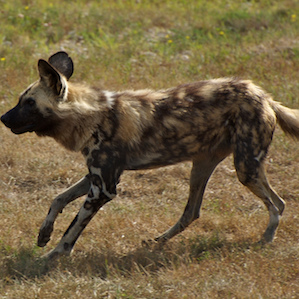
#> input picture images/test_image.png, 299 x 299 px
$ jupyter execute EM_Segmentation.ipynb   (shell and % lines are left out)
#> lines starting #> are read from the running program, lines starting #| are printed output that depends on the picture; long printed decimals are rounded
### extractFeature.py
import numpy as np
import cv2

def norm_and_extract_features(img, rgb_weight=0.3, texture_weight=0.3):

    img = cv2.cvtColor(img, cv2.COLOR_RGB2Lab)
    lab = np.split(img, 3, axis=2)
    x, y = img.shape[:-1]
    lab[0] = lab[0].reshape(x, y)
    lab[1] = lab[1].reshape(x, y)
    lab[2] = lab[2].reshape(x, y)

    grad_l = np.gradient(lab[0])
    grad_l_x_max = np.max(grad_l[0])
    grad_l_y_max = np.max(grad_l[1])

    weight_arr = [rgb_weight, texture_weight, 1 - rgb_weight - texture_weight]  # [rgb_weight, x_y_coordinate weight]

    feature = np.ndarray(shape=(x * y, 7), dtype=float)  # feature: [[r,g,b,x,y]* n_pixels]

    count = 0
    scaled_color = img / img.max()


    for i in range(x):
        for j in range(y):
            position = np.array([i / x, j / y])
            grad = np.array([grad_l[0][i][j] / grad_l_x_max, grad_l[1][i][j] / grad_l_y_max])
            a = np.concatenate((scaled_color[i][j] * weight_arr[0], grad * weight_arr[1], position * weight_arr[2]))
            feature[count] = a
            count += 1

    # normalize to zero mean for gaussian process.
    feature = feature - np.mean(feature, axis=0)
    return feature

### EM.py
import numpy as np
from scipy.stats import multivariate_normal
from cluster import kMeanCluster
from time import time
reg_cov = 1e-6  # add to the diagonal of covariance for Non-negative regularization.


# judge whether the result converges.
def log_likelihood_sum(likelihood, weights):
    # [5 lines of commented-out code are left out]
    probability = (likelihood*weights).sum(axis=1)
    log_prob_sum = np.log(probability).sum()
    return log_prob_sum


def _estimate_gaussian_parameters(data, posterior):
    post_sum = posterior.sum(axis=0) + 10 * np.finfo(posterior.dtype).eps  # weights of component.
    means = np.dot(posterior.T, data) / post_sum[:, np.newaxis]
    covariances = _estimate_gaussian_covariances(posterior, data, post_sum, means)
    post_sum /= data.shape[0]
    return post_sum, means, covariances


def _estimate_gaussian_covariances(posterior, data, nk, means):
    n_components, n_features = means.shape
    covariances = np.empty((n_components, n_features, n_features))
    for k in range(n_components):
        diff = data - means[k]
        covariances[k] = np.dot(posterior[:, k] * diff.T, diff) / nk[k]
        covariances[k].flat[::n_features + 1] += reg_cov  # add reg_cov on the diagonal line.
    return covariances


class EM:

    def __init__(self, max_iter=30, threshold=1e-2, random_seed=26, k=2, init_params='kmeans', verbose=False):
        self.max_iter = max_iter
        self.threshold = threshold  # iteration stop threshold
        self.random_seed = random_seed
        self.init_params = init_params
        self.n_components = k
        self.verbose = verbose

    def set_parameters(self, mean, covariance, weight):
        self.means = mean
        self.covariances = covariance
        self.weights = weight

    def initialize(self, data):
        # Siyi's Part: Initialize the mean, the variance and the weight for each cluster
        # Comment the following code and implement a better initialization algorithm
        k = self.n_components
        n_samples = data.shape[0]
        if self.init_params == 'kmeans':
            res = np.zeros((n_samples, self.n_components))
            label = kMeanCluster(num_clusters=self.n_components, ).fit(data).label_
            res[np.arange(n_samples), label] = 1
            weights, means, covariances = _estimate_gaussian_parameters(data, res)

        elif self.init_params == 'random':
            means = np.ndarray(shape=(k, data.shape[1]), dtype=float)
            covariances = np.ndarray(shape=(k, data.shape[1], data.shape[1]), dtype=float)
            weights = np.ones(shape=k) / k

            clusters = [None] * k
            l = int(data.shape[0] / k)
            for i in range(k - 1):
                clusters[i] = data[i * l:(i + 1) * l]
            clusters[k - 1] = data[(k - 1) * l:]
            for i in range(k):
                means[i] = np.mean(clusters[i], axis=0)
                covariances[i] = np.cov(np.array(clusters[i]).T)
        else:
            print('set correct initial params')
            return

        self.set_parameters(means, covariances, weights)

    def print_verbose(self, iter, change, end=False):
        if self.verbose:
            if iter % 10 == 0 or end:
                print('%d iter\t time:%.1f\t change:%.2f' % (iter, time() - self.start_time, change))

    def fit(self, data):
        self.start_time = time()
        k = self.n_components
        n_samples = data.shape[0]
        if len(data) < k:
            print('Number of cluster exceeds size of data')
            return

        self.initialize(data)
        # posterior: P(theta | X) likelihood: P(X | theta)
        self.likelihood = np.ndarray(shape=(len(data), k), dtype=float)
        self.posterior = np.ndarray(shape=(k, len(data)), dtype=float)
        # old_likelihood = np.ndarray(shape=(len(data), k), dtype=float)
        # old_maximum_likelihood_index = np.ndarray(shape=data.shape[0], dtype=int)
        # new_maximum_likelihood_index = np.ndarray(shape=data.shape[0], dtype=int)

        previous_likelihood_sum = 0
        for iter in range(self.max_iter):
            likelihood_T = np.ndarray(shape=(k, len(data)), dtype=float)
            for i in range(k):
                likelihood_T[i] = multivariate_normal.pdf(data, mean=self.means[i], cov=self.covariances[i])
            self.likelihood = likelihood_T.T

            # Expectation
            evidence = np.dot(self.likelihood, self.weights)  # size n of p(x_i).
            for i in range(k):
                self.posterior[i] = np.multiply(likelihood_T[i], self.weights[i]) / evidence
            # [18 lines of commented-out code are left out]

            weights, means, covariances = _estimate_gaussian_parameters(data, self.posterior.T)
            self.set_parameters(means, covariances, weights)

            # log likelihood
            if iter == 0:
                previous_likelihood_sum = log_likelihood_sum(self.likelihood, weights)
            else:
                current_likelihood_sum = log_likelihood_sum(self.likelihood, weights)
                change = abs(current_likelihood_sum - previous_likelihood_sum)
                # if abs(current_likelihood_sum - previous_likelihood_sum)  < 0.2:
                previous_likelihood_sum = current_likelihood_sum
                if change <= self.threshold:
                    self.print_verbose(iter, change, end=True)
                    break
                self.print_verbose(iter, change)
        # [15 lines of commented-out code are left out]

        new_maximum_likelihood_index = np.argmax(self.likelihood, axis=1)
        return new_maximum_likelihood_index

### cluster.py
from sklearn.metrics.pairwise import euclidean_distances
from sklearn.utils.extmath import row_norms
import numpy as np


class kMeanCluster:
    def __init__(self, num_clusters, kpp_initial='True'):
        self.num_clusters = num_clusters
        self.kpp_initial = kpp_initial

    def kmeanpp_initial(self):
        # k-means ++ initialization for remaining num_cluster-1 centroid
        n_candidates = int(self.num_clusters / 2)
        # optimal pre-computed for 'euclidean_distances'
        x_squared_norms = row_norms(self.data, squared=True)
        min_dist_sqr = euclidean_distances(
            self.init_centr[0, np.newaxis], self.data, Y_norm_squared=x_squared_norms,
            squared=True)
        dis_sum = min_dist_sqr.sum()

        # Pick the remaining n_clusters-1 points
        for c in range(1, self.num_clusters):
            # roulette wheel selection to pick n_candidates.
            # choose the optimal one as the next centroid.
            rand_vals = np.random.random_sample(n_candidates) * dis_sum
            candidate_cent_indexs = np.searchsorted(np.cumsum(min_dist_sqr),  # accumulative sum
                                                    rand_vals)
            # Compute distances to the selected candidates
            distances_to_candidates = euclidean_distances(
                self.data[candidate_cent_indexs], self.data, Y_norm_squared=x_squared_norms, squared=True)

            # update closest distances squared and potential for each candidate
            np.minimum(min_dist_sqr, distances_to_candidates,
                       out=distances_to_candidates)
            candidates_dist_sums = distances_to_candidates.sum(axis=1)

            # Decide which candidate is the optimal
            best_candidate = np.argmin(candidates_dist_sums)
            dis_sum = candidates_dist_sums[best_candidate]
            min_dist_sqr = distances_to_candidates[best_candidate]
            best_candidate = candidate_cent_indexs[best_candidate]
            self.init_centr[c] = self.data[best_candidate]

    def predict(self, data):
        x_squared_norms = row_norms(data, squared=True)
        dis = euclidean_distances(
            self.centroids, data, Y_norm_squared=x_squared_norms)
        # dis.shape
        nearest_cent_ind = np.argmin(dis, axis=0)

        # predict which centroid they belong to.
        return nearest_cent_ind

    def fit(self, data, max_iteration=5):
        self.data = data
        # random init first centroid
        # pick up a random sample point as the 1st cent.
        initial_inx = np.random.randint(data.shape[0], size=self.num_clusters)
        self.init_centr = self.data[initial_inx].copy()

        if self.kpp_initial:
            self.kmeanpp_initial()

        # update iteration
        max_itr = max_iteration
        self.centroids = self.init_centr.copy()
        x_squared_norms = row_norms(self.data, squared=True)

        for itr in range(max_itr):
            dis = euclidean_distances(
                self.centroids, self.data, Y_norm_squared=x_squared_norms)
            nearest_cent_ind = np.argmin(dis, axis=0)

            self.inertia = np.min(dis, axis=0).sum()

            stable = 0
            for i in range(self.num_clusters):
                # iteratively select a cluster of points and calculate their center
                cluster = self.data[nearest_cent_ind == i]
                if cluster.shape[0] != 0:
                    new_ct = np.sum(cluster, axis=0) / cluster.shape[0]
                    if (self.centroids[i] == new_ct).all():
                        stable += 1
                    else:
                        self.centroids[i] = new_ct
            self.label_ = nearest_cent_ind
            if stable == self.num_clusters:
                # print('no update. takes %i iterations' % itr)
                break

        return self

### EM_Segmentation.ipynb
# Image segmentation using Expectation-Maximization

## Prerequisites

- NumPy
- Matplotlib
- SciPy

[cell 1]
%cd ./pic segmentation

[cell 2]
from matplotlib.image import imread
import cv2
from matplotlib import pyplot as plt
from scipy.ndimage import gaussian_filter
from EM import EM
from extractFeature import *

## Read Image and resize

[cell 3]
file = 'images/test_image.png'
img = cv2.imread(file)
#> img is the input picture: shape (299, 299, 3); mean B, G, R 66.9, 99.4, 116.4
x,y = img.shape[:-1]
#> x = 299; y = 299
if y > 500:
    x = int(500 * x / y)
    y = 500
img = cv2.resize(img, (y, x), interpolation = cv2.INTER_AREA)
img = cv2.cvtColor(img, cv2.COLOR_BGR2RGB)
plt.imshow(img)
img.shape
#> Out = (299, 299, 3)

## Preprocess: Smoothing Image and Extract Features

[cell 4]
sigma = 1.5
filtered_img = gaussian_filter(img, sigma=(sigma, sigma,0))
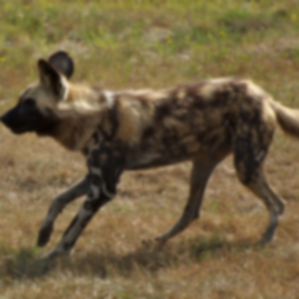
#> filtered_img: shape (299, 299, 3); mean R, G, B 115.4, 98.4, 65.9
plt.title('gaussian filter with sigma %.1f' %sigma, color='black',fontweight=800)
plt.imshow(filtered_img)

# Wenjuan's Part: find the optimal value of weight

feature = norm_and_extract_features(filtered_img,rgb_weight=0.4, texture_weight=0.2)
#> in norm_and_extract_features, `img = cv2.cvtColor(img, cv2.COLOR_RGB2Lab)`: img: shape (299, 299, 3); mean of channels 0, 1, 2 107.3, 130, 148.6
#> in norm_and_extract_features, `lab = np.split(img, 3, axis=2)`: lab = 3 items
#> in norm_and_extract_features, `grad_l = np.gradient(lab[0])`: grad_l = 2 items
#> in norm_and_extract_features, `grad_l_x_max = np.max(grad_l[0])`: grad_l_x_max = 33.5
#> in norm_and_extract_features, `grad_l_y_max = np.max(grad_l[1])`: grad_l_y_max = 41.5
#> in norm_and_extract_features, `scaled_color = img / img.max()`: scaled_color: shape (299, 299, 3) float64; mean of channels 0, 1, 2 0.463, 0.56, 0.641
#> after the loop in norm_and_extract_features, `for i in range(x):`: count = 89401
color_label_table = np.array([[255,165,0], [144,238,144], [28,134,238], [255,255,255], [255,0,255]])

## Expectation-Maximization with Gaussian Mixture Model

[cell 5]
k = 3
em = EM(k=k, verbose=True, max_iter=100, threshold=0.01)
res = em.fit(feature)
#> in kmeanpp_initial, `dis_sum = min_dist_sqr.sum()`: dis_sum = 4657.5
#> the loop in kmeanpp_initial, `for c in range(1, self.num_clusters):` made 2 passes
#> (rand_vals, candidate_cent_indexs, candidates_dist_sums, best_candidate, dis_sum) on passes 1 to 2: ([3932.2], [61797], [3093.3], 61797, 3093.3), ([2653.9], [56763], [2839.8], 56763, 2839.8)
#> the loop in fit, `for itr in range(max_itr):` made 5 passes
#> self.inertia on passes 1 to 5: 14643.8, 12598.1, 12313.6, 11398.3, 11134.3
#> in _estimate_gaussian_parameters, `post_sum = posterior.sum(axis=0) + 10 * np.finfo(posterior.dtype).eps`: post_sum = [35520, 25852, 28029]
#> in _estimate_gaussian_parameters, `post_sum /= data.shape[0]`: post_sum = [0.397, 0.289, 0.314]
#> the loop in fit, `for iter in range(self.max_iter):` made 27 passes
#> (current_likelihood_sum, change, previous_likelihood_sum) on passes 2 to 11: (1338781.5, 7255.3, 1338781.5), (1345931, 7149.5, 1345931), (1353965.4, 8034.4, 1353965.4), (1361347.7, 7382.2, 1361347.7), (1370031.1, 8683.4, 1370031.1), (1383372.6, 13341.5, 1383372.6), (1392186, 8813.3, 1392186), (1396049, 3863, 1396049), (1397350.1, 1301.2, 1397350.1), (1397896.4, 546.2, 1397896.4)
#> previous_likelihood_sum on pass 1: 1331526.2
clustered_img = color_label_table[res].reshape(img.shape)
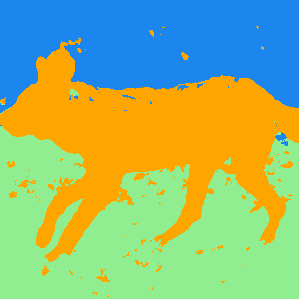
#> clustered_img: shape (299, 299, 3) int64; mean R, G, B 149, 184, 121.7
plt.title('GMM segment using %d components %.1f' %(sigma, k), color='black',fontweight=800)
plt.imshow(clustered_img)

## Test using kmeans cluster

[cell 6]
from cluster import kMeanCluster
kmc = kMeanCluster(k)
res = kmc.fit(feature).predict(feature)
#> the loop in kmeanpp_initial (call 2), `for c in range(1, self.num_clusters):` made 2 passes
#> (rand_vals, candidate_cent_indexs, candidates_dist_sums, best_candidate, dis_sum) on passes 1 to 2: ([1456.9], [38497], [3002.5], 38497, 3002.5), ([2677.5], [84128], [2526.4], 84128, 2526.4)
#> the loop in fit (call 2), `for itr in range(max_itr):` made 5 passes
#> self.inertia on passes 1 to 5: 14274.6, 11533.9, 11229, 11179.6, 11162.3
clustered_img = color_label_table[res].reshape(img.shape)
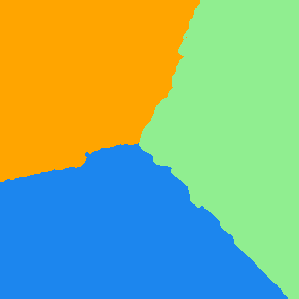
#> clustered_img: shape (299, 299, 3) int64; mean R, G, B 138.1, 179.9, 132.3
plt.imshow(clustered_img)
kmc.label_

## Test using sklearn GMM

[cell 7]
from sklearn.mixture import GaussianMixture
gs = GaussianMixture(n_components=k, random_state=42, verbose=2).fit(feature)
#| Initialization 0
#|   Iteration 10	 time lapse 0.64306s	 ll change 0.0561
#|   Iteration 20	 time lapse 0.57797s	 ll change 0.00334
#| Initialization converged. time lapse 1.39019s	 lower bound 15.79533.
# model.predict predicts the index of aligned component for each pixel
r_pred = gs.predict(feature)
# model.means_ is the mean of the components
pic = color_label_table[r_pred]
pic = pic.reshape(img.shape)
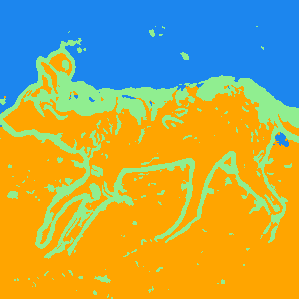
#> pic: shape (299, 299, 3) int64; mean R, G, B 173.3, 168.1, 90.1
plt.imshow(pic)
